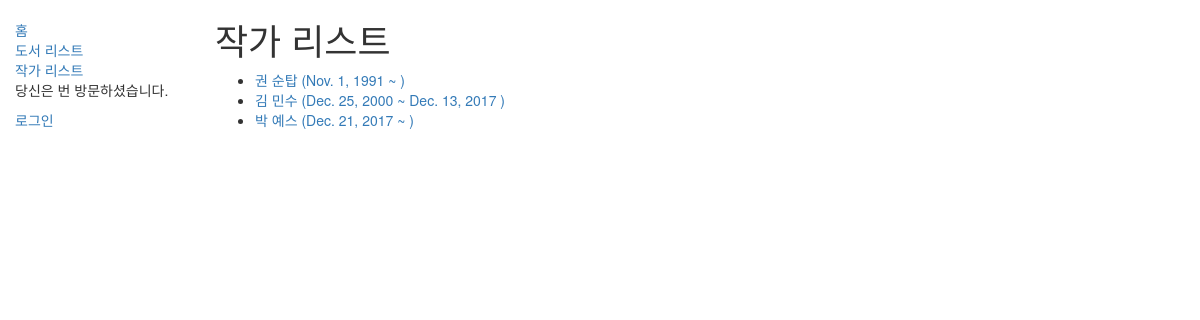
Screenshot of /catalog/authors/ with the database file from the repository.
### catalog/models.py (models this page shows, shortened)
class Author(models.Model):
	first_name = models.CharField(max_length=100)
	last_name = models.CharField(max_length=100)
	date_of_birth = models.DateField(null=True, blank=True)
	date_of_death = models.DateField('Died', null=True, blank=True)
	def get_absolute_url(self):
		return reverse('author-detail', args=[str(self.id)])

### catalog/views.py (the view)
class AuthorListView(generic.ListView):
	model = Author

### catalog/templates/catalog/author_list.html
{% extends "base_generic.html" %}
{% block content %}
<h1>작가 리스트</h1>
	{% if author_list %}
		<ul>
			{% for author in author_list %}
			<li>
				<a href="{{ author.get_absolute_url }}">
					{{ author.last_name }} {{ author.first_name }} ({{ author.date_of_birth }} ~
					{% if author.date_of_death != None %}
					{{ author.date_of_death }}
					{% endif %})
				</a>
			{% endfor %}
		</ul>
	{% else %}
		<p>등록된 작가가 없습니다.</p>
	{% endif %}
{% endblock %}

### rows the page displays
Author: last_name "권", first_name "순탑", date_of_birth "Nov. 1, 1991"
Author: last_name "김", first_name "민수", date_of_birth "Dec. 25, 2000", date_of_death "Dec. 13, 2017"
Author: last_name "박", first_name "예스", date_of_birth "Dec. 21, 2017"
